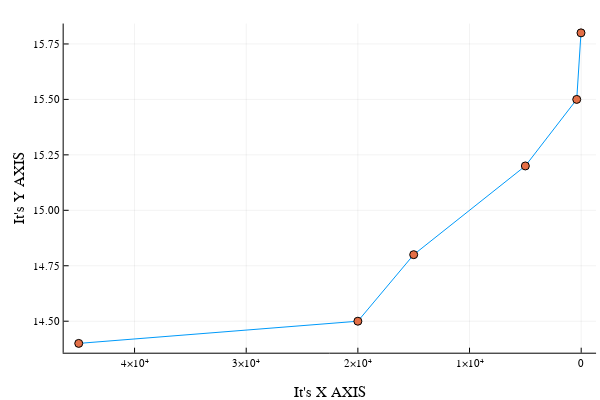

The cell this chart's notebook holds for it:
### Code cell
plot(numpirates, globaltemperatures, legend = false)
scatter!(numpirates, globaltemperatures, legend = false)
xflip!()#让x轴翻转过来，向时间减小的方向走
xlabel!("It's X AXIS")
ylabel!("It's Y AXIS")

### Figure 1 — Plotly figure (JSON) as saved in the notebook; plotly's stock layout.template omitted (floating-point values rounded to 4 significant figures)
{"data": [{"colorbar": {"title": ""}, "legendgroup": "y1", "line": {"color": "rgba(0, 154, 250, 1.000)", "dash": "solid", "shape": "linear", "width": 1}, "mode": "lines", "name": "y1", "showlegend": true, "type": "scatter", "x": [45000, 20000, 15000, 5000, 400, 17], "xaxis": "x", "y": [14.4, 14.5, 14.8, 15.2, 15.5, 15.8], "yaxis": "y", "zmax": null, "zmin": null}, {"colorbar": {"title": ""}, "legendgroup": "y2", "marker": {"color": "rgba(227, 111, 71, 1.000)", "line": {"color": "rgba(0, 0, 0, 1.000)", "width": 1}, "size": 8, "symbol": "circle"}, "mode": "markers", "name": "y2", "showlegend": true, "type": "scatter", "x": [45000, 20000, 15000, 5000, 400, 17], "xaxis": "x", "y": [14.4, 14.5, 14.8, 15.2, 15.5, 15.8], "yaxis": "y", "zmax": null, "zmin": null}], "layout": {"annotations": [], "height": 400, "margin": {"b": 20, "l": 0, "r": 0, "t": 20}, "paper_bgcolor": "rgba(255, 255, 255, 1.000)", "plot_bgcolor": "rgba(255, 255, 255, 1.000)", "showlegend": false, "width": 600, "xaxis": {"anchor": "y", "domain": [0.1061, 0.9934], "gridcolor": "rgba(0, 0, 0, 0.100)", "gridwidth": 0.5, "linecolor": "rgba(0, 0, 0, 1.000)", "mirror": false, "range": [46350.0, -1332.0], "showgrid": true, "showline": true, "showticklabels": true, "tickangle": 0, "tickcolor": "rgb(0, 0, 0)", "tickfont": {"color": "rgba(0, 0, 0, 1.000)", "family": "sans-serif", "size": 11}, "tickmode": "array", "ticks": "inside", "ticktext": ["0", "1×10⁴", "2×10⁴", "3×10⁴", "4×10⁴"], "tickvals": [0, 10000, 20000, 30000, 40000], "title": "It's X AXIS", "titlefont": {"color": "rgba(0, 0, 0, 1.000)", "family": "sans-serif", "size": 15}, "type": "-", "visible": true, "zeroline": false, "zerolinecolor": "rgba(0, 0, 0, 1.000)"}, "yaxis": {"anchor": "x", "domain": [0.07581, 0.9902], "gridcolor": "rgba(0, 0, 0, 0.100)", "gridwidth": 0.5, "linecolor": "rgba(0, 0, 0, 1.000)", "mirror": false, "range": [14.36, 15.84], "showgrid": true, "showline": true, "showticklabels": true, "tickangle": 0, "tickcolor": "rgb(0, 0, 0)", "tickfont": {"color": "rgba(0, 0, 0, 1.000)", "family": "sans-serif", "size": 11}, "tickmode": "array", "ticks": "inside", "ticktext": ["14.50", "14.75", "15.00", "15.25", "15.50", "15.75"], "tickvals": [14.5, 14.75, 15, 15.25, 15.5, 15.75], "title": "It's Y AXIS", "titlefont": {"color": "rgba(0, 0, 0, 1.000)", "family": "sans-serif", "size": 15}, "type": "-", "visible": true, "zeroline": false, "zerolinecolor": "rgba(0, 0, 0, 1.000)"}}}
